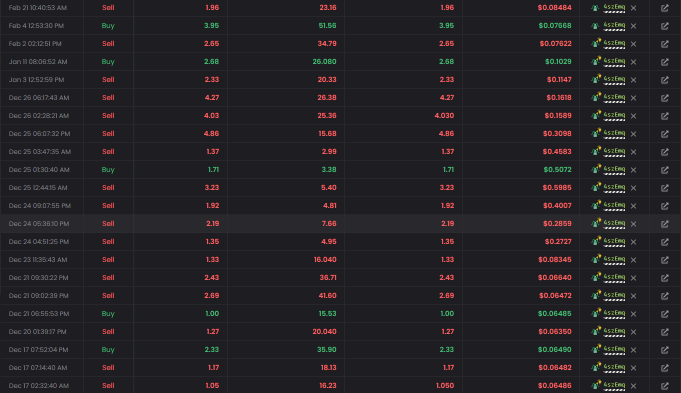
#> input picture datasets/data_page2.png, 1361 x 786 px, found by its file name (shown at 1/2 size)
$ python ocr.py
#> lines starting #> are read from the running program, lines starting #| are printed output that depends on the picture; after the words box and inside, x2 and y2 are one past the last pixel; in counts of white or black regions, pixels touching at a corner belong together
#> further down, img is the input picture: shape (786, 1361, 3); mean B, G, R 37.9, 33.8, 35.4
import pytesseract
import cv2 as cv
from PIL import Image
import pandas as pd
from pytesseract import Output
import numpy as np
from datetime import datetime

pytesseract.pytesseract.tesseract_cmd = r"C:\Program Files\Tesseract-OCR\tesseract.exe"


# You can further process 'rows_data' to convert it into a list of dictionaries with structured information.


def extract_table(img: np.ndarray):


    # Preprocess the image (convert to grayscale, apply thresholding, etc.)
    gray = cv.cvtColor(img, cv.COLOR_BGR2GRAY)
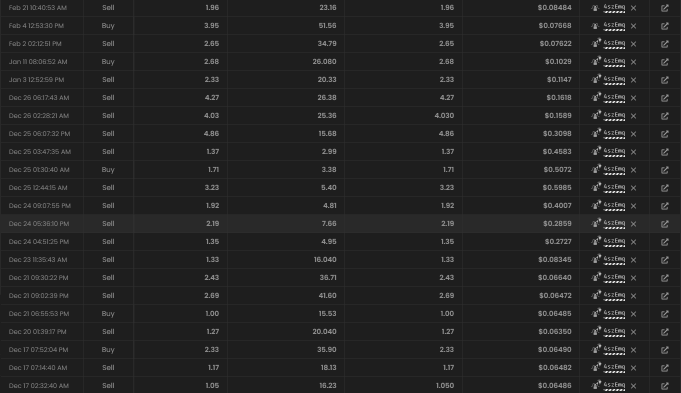
#> gray: shape (786, 1361) (shown at 1/2 size); min 18, max 230, mean 35.1
    _, binary = cv.threshold(gray, 220, 255, cv.THRESH_BINARY)
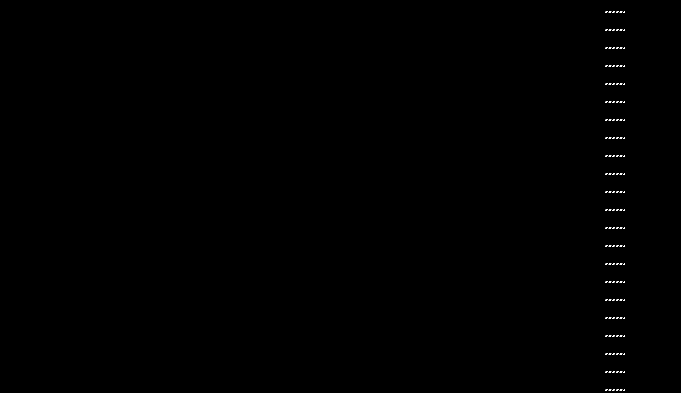
#> binary: shape (786, 1361) (shown at 1/2 size); 0.17% white in thin lines or dots, all inside (x1, y1, x2, y2) = (1210, 22, 1250, 782)

    canny = cv.Canny(binary, 0, 225)
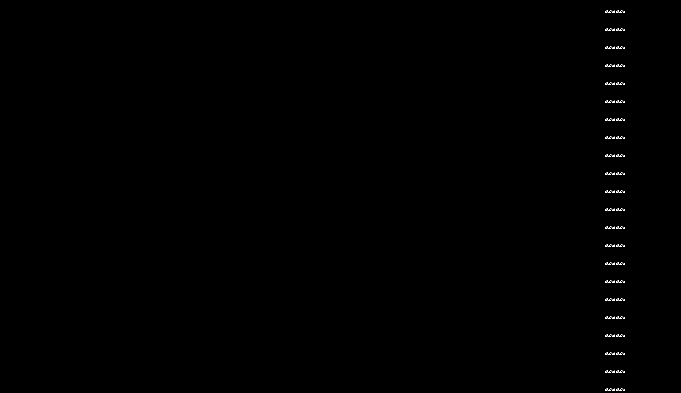
#> canny: shape (786, 1361) (shown at 1/2 size); 0.15% white in thin lines or dots, all inside (x1, y1, x2, y2) = (1210, 21, 1250, 782)
    contours, hierarchy = cv.findContours(canny, cv.RETR_EXTERNAL, cv.CHAIN_APPROX_SIMPLE)
#> contours = 176 contours, all with area under 20
    cv.drawContours(img, contours, -1, (255, 255, 0), 2)
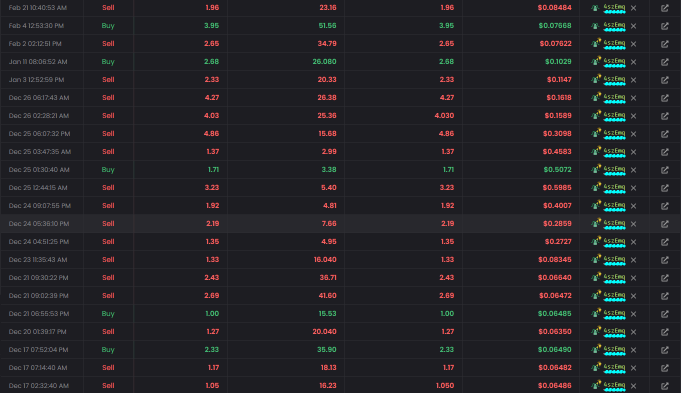
#> img: shape (786, 1361, 3) (shown at 1/2 size); 0.49% of pixels changed, all inside (x1, y1, x2, y2) = (1209, 20, 1251, 783)

    rows = []
    img_rgb = cv.cvtColor(img, cv.COLOR_BGR2RGB)

    # [41 lines of commented-out code are left out]

    cv.imshow("gray", gray)
    cv.imshow("binary", binary)
    cv.imshow("canny", canny)
    cv.imshow("img", img)

    cv.waitKey(0)
    cv.destroyAllWindows()

    return rows


if __name__ == "__main__":
    img = cv.imread(r"C:\Users\bengabp\Documents\IT\UKTeam\SolanaScan\datasets\data_page2.png")
    rows = extract_table(img)
#> rows = []
    print(rows)

$ run again, with datasets/data_page.png copied over datasets/data_page2.png
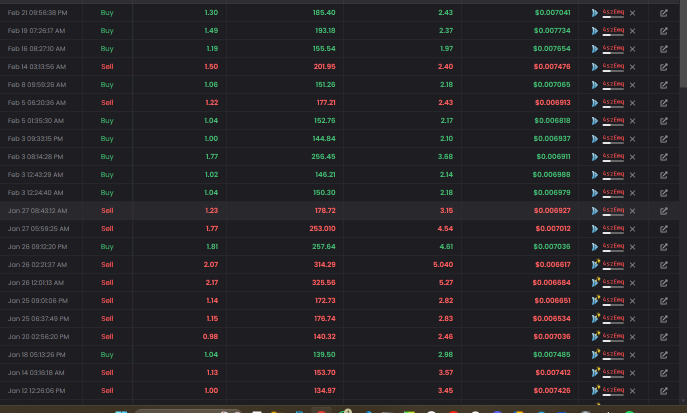
#> input picture datasets/data_page.png, 1373 x 826 px, found by its file name (shown at 1/2 size)
#> img is the input picture: shape (826, 1373, 3); mean B, G, R 38.6, 34.8, 35.7
#> in extract_table, `_, binary = cv.threshold(gray, 220, 255, cv.THRESH_BINARY)`:
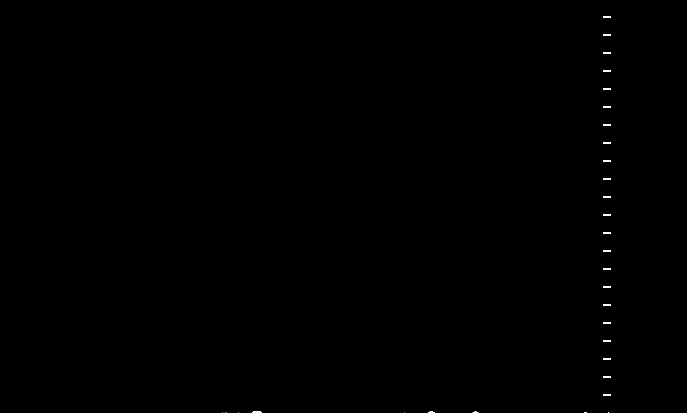
#> binary: shape (826, 1373) (shown at 1/2 size); 0.12% white; 31 white regions (6 under 20 px), largest, box (x1, y1, x2, y2) and area: (1206, 32, 1221, 36) 58, (1206, 68, 1221, 72) 58, (1206, 104, 1221, 108) 58
#> canny: shape (826, 1373); 0.07% white in thin lines or dots, all inside (x1, y1, x2, y2) = (443, 31, 1221, 826)
#> contours = 31 contours, 9 with area under 20; largest, box (x1, y1, x2, y2) and area: (1206, 787, 1221, 792) 54, (1206, 751, 1221, 756) 54, (1206, 715, 1221, 720) 54, (1206, 679, 1221, 684) 54, (1206, 643, 1221, 648) 54
#> in extract_table, `cv.drawContours(img, contours, -1, (255, 255, 0), 2)`:
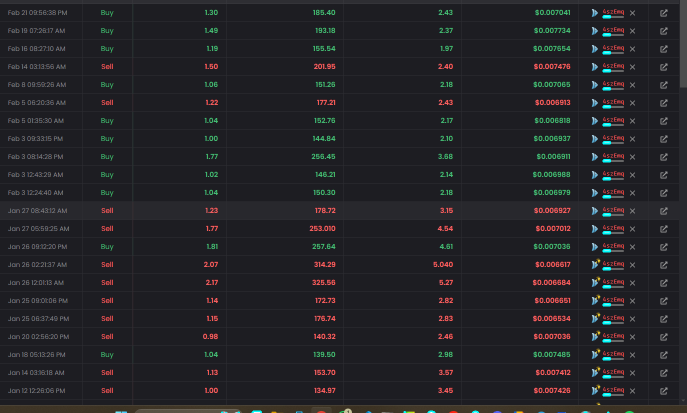
#> img: shape (826, 1373, 3) (shown at 1/2 size); 0.22% of pixels changed, all inside (x1, y1, x2, y2) = (442, 30, 1222, 826)
#> rows = []
